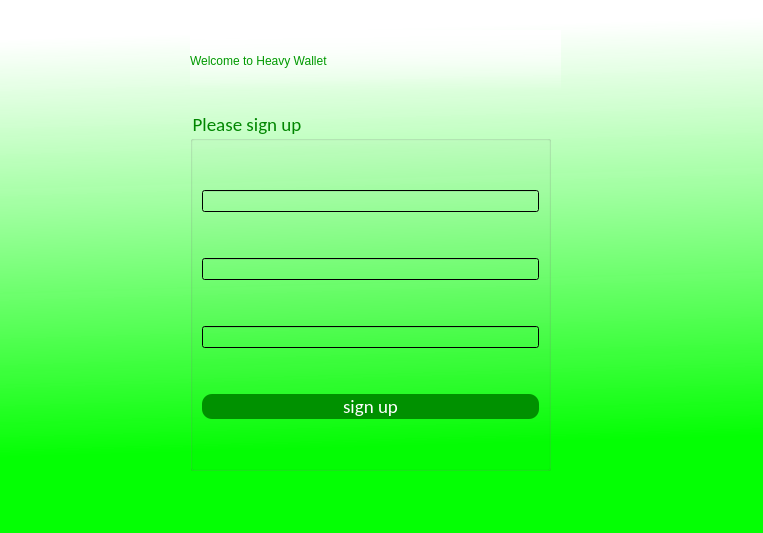
<?xml version="1.0" encoding="UTF-8"?>
<ui version="4.0">
 <class>SignUpWindow</class>
 <widget class="QDialog" name="SignUpWindow">
  <property name="geometry">
   <rect>
    <x>0</x>
    <y>0</y>
    <width>763</width>
    <height>533</height>
   </rect>
  </property>
  <property name="windowTitle">
   <string>Dialog</string>
  </property>
  <property name="styleSheet">
   <string notr="true">background-color: qlineargradient(spread:pad, x1:0.551, y1:0.835, x2:0.517236, y2:0.051, stop:0 rgba(0, 255, 0, 223), stop:1 rgba(255, 255, 255, 255));</string>
  </property>
  <widget class="QLabel" name="label">
   <property name="geometry">
    <rect>
     <x>190</x>
     <y>30</y>
     <width>371</width>
     <height>61</height>
    </rect>
   </property>
   <property name="styleSheet">
    <string notr="true">color: rgb(0, 132, 255);
color: rgb(0, 153, 0);
background-color: qlineargradient(spread:pad, x1:0.511, y1:1, x2:0.510978, y2:0, stop:0 rgba(97, 255, 255, 0), stop:1 rgba(255, 255, 255, 255));
font: 75 24pt &quot;MS Shell Dlg 2&quot;;</string>
   </property>
   <property name="text">
    <string>Welcome to Heavy Wallet</string>
   </property>
  </widget>
  <widget class="QGroupBox" name="signUpForm">
   <property name="geometry">
    <rect>
     <x>190</x>
     <y>110</y>
     <width>361</width>
     <height>361</height>
    </rect>
   </property>
   <property name="font">
    <font>
     <family>Calibri</family>
     <pointsize>14</pointsize>
     <weight>50</weight>
     <italic>false</italic>
     <bold>false</bold>
    </font>
   </property>
   <property name="styleSheet">
    <string notr="true">background-color: qlineargradient(spread:pad, x1:0.511, y1:1, x2:0.527831, y2:0, stop:1 rgba(68, 255, 51, 0));
border-color: rgb(0, 170, 0);
border-size: 2px;
font: 75 14pt &quot;Calibri&quot;;
font: 75 8pt &quot;MS Shell Dlg 2&quot;;
color: rgb(0, 134, 0);
font: 14pt &quot;Calibri&quot;;</string>
   </property>
   <property name="title">
    <string>Please sign up</string>
   </property>
   <layout class="QVBoxLayout" name="verticalLayout">
    <item>
     <widget class="QLineEdit" name="nameLine">
      <property name="styleSheet">
       <string notr="true">borde-sizer: 30px;
borde-color: red;</string>
      </property>
     </widget>
    </item>
    <item>
     <widget class="QLineEdit" name="emailLine">
      <property name="styleSheet">
       <string notr="true">borde-sizer: 30px;
borde-color: red;</string>
      </property>
     </widget>
    </item>
    <item>
     <widget class="QLineEdit" name="passwordLine">
      <property name="echoMode">
       <enum>QLineEdit::Password</enum>
      </property>
     </widget>
    </item>
    <item>
     <widget class="QPushButton" name="signUpButton">
      <property name="font">
       <font>
        <family>Calibri</family>
        <pointsize>14</pointsize>
        <weight>50</weight>
        <italic>false</italic>
        <bold>false</bold>
       </font>
      </property>
      <property name="styleSheet">
       <string notr="true">#signUpButton{
	color: rgb(0, 170, 0);
	color: rgb(255, 255, 255);
	background-color: rgb(0, 145, 0);
	border-radius: 10px;
}
#signUpButton:hover{
	background-color:#00aa00;
}</string>
      </property>
      <property name="text">
       <string>sign up</string>
      </property>
     </widget>
    </item>
   </layout>
  </widget>
 </widget>
 <resources/>
 <connections/>
</ui>
